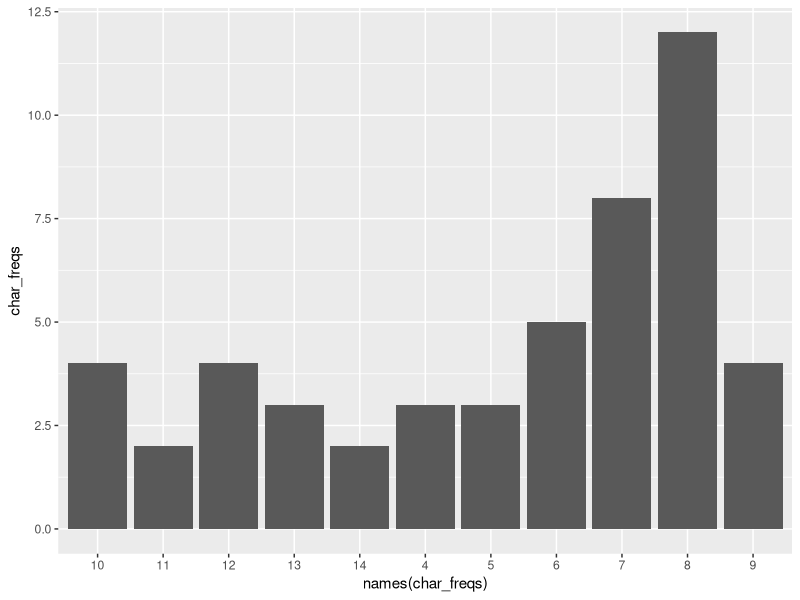

Here is the R script that generated this plot:
## ---- chunk 1
knitr::opts_chunk$set(echo = TRUE)
library(tidyverse)
## ---- chunk 2
head(USArrests)

states <- rownames(USArrests)
head(states)
## ---- chunk 3
nchar(c("Concepts", "in", "computing", "with", "data"))
## ---- chunk 4
# your code
nchar(states)
## ---- chunk 5
# your code
tolower(states)
toupper(states)
casefold(states)
## ---- chunk 6
# number of charcaters
num_chars <- nchar(states)
## ---- chunk 7
# your code
char_freqs = table(num_chars)
ggplot(data.frame(), aes( x = names(char_freqs), y = char_freqs)) + geom_col()
## ---- chunk 8
paste('Pumpkin', 'Pie')
## ---- chunk 9
paste('a', 'b', 'c', 'd', 'e')
## ---- chunk 10
paste('a', 'b', 'c', 'd', 'e', sep = '-')
## ---- chunk 11
paste('a', 1:5, sep = '.')
## ---- chunk 12
# paste0() -vs- paste(..., sep = "")
paste0('Pumpkin', 'Pie')
paste('Pumpkin', 'Pie', sep = '')

# paste0() is also vectorized
paste0('a', 1:5)
## ---- chunk 13
# your code
fullStateChar = paste(states, num_chars, sep = " = ")
fiveStateChar = fullStateChar[1:5]
fullStateChar
fiveStateChar
## ---- chunk 14
# your code
fiveStates = paste(states[1:5], collapse = "")
fiveStates

## ---- chunk 15
# extract first 3 characters
substr('Berkeley', start = 1, stop = 3)
## ---- chunk 16
# your code
first3 = substr(states, start = 1, stop = 3)
first3

## ---- chunk 17
# your code
last3 = substr(states, start = (nchar(states) - 2), stop = nchar(states))
last3

## ---- chunk 18
# your code
first1 = substr(states, start = 1, stop = 1)
first1
paste(first1, last3, sep = "")
## ---- chunk 19
# 4-char states
states[num_chars == 4]
## ---- chunk 20
# 10-char states
states[num_chars == 10]
## ---- chunk 21
# collapse 4-char states
paste(states[num_chars == 4], collapse = ", ")
## ---- chunk 22
# your code
possCharNum = c(4:14)
states_list = list()
for(i in 1:length(table(nchar(states)))){
  if(possCharNum[i]%% 2 == 0){
    states_list[[i]] = paste(toupper(states[nchar(states)== possCharNum[i]]), collapse = ", ")
  }
  else{
    states_list[[i]] = paste(tolower(states[nchar(states)== possCharNum[i]]), collapse = ", ")
  }
}
names(states_list) = paste(possCharNum, "-chars", sep = "")
names(states_list)
states_list

## ---- chunk 23
# your code
paste('file', 1:10,'.csv', sep = "" )

## ---- chunk 24
# your code
file10 = paste0('file', 1:10, '.csv')

## ---- chunk 25
# your code
gsub('file', 'dataset', file10 )

## ---- chunk 26
to_celsius <- function(x = 1) {
  (x - 32) * (5/9)
}

to_kelvin <- function(x = 1) {
  (x + 459.67) * (5/9)
}

to_reaumur <- function(x = 1) {
  (x - 32) * (4/9)
}

to_rankine <- function(x = 1) {
  x + 459.67
}
## ---- chunk 27
# your code
temp_convert <- function(x = 1, to = "celsius") {
  switch(tolower(to),
         "celsius" = to_celsius(x),
         "kelvin" = to_kelvin(x),
         "reaumur" = to_reaumur(x),
         "rankine" = to_rankine(x))
}

temp_convert(30, "CELsIUS")

